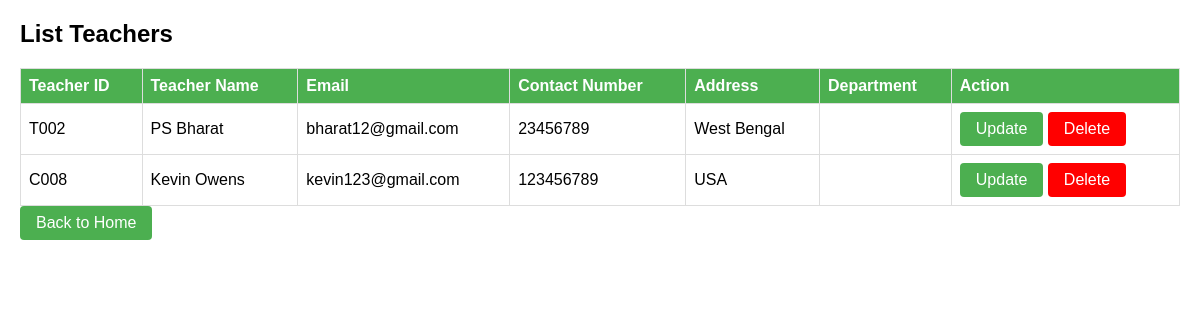
The page /teacher/list_teacher/ on the database its author committed.
### teacher/models.py (models this page shows)
class Teacher(models.Model):
    teacher_id = models.CharField(max_length=10, primary_key=True)
    teacher_name = models.CharField(max_length=100)
    email = models.EmailField(unique=True)
    contact_number = models.CharField(max_length=15)
    address = models.TextField()
    dep_id = models.CharField(max_length=10)
    dep_name=models.CharField(max_length=30)
    def __str__(self):
        return self.teacher_name

### teacher/views.py (the view)
# urls.py: path('list_teacher/', views.list_teacher, name='list_teacher'),
def list_teacher(request):
    teachers = Teacher.objects.all()
    print(teachers,type(teachers))
    return render(request, 'list_teacher.html', {'teachers': teachers})

### templates/list_teacher.html (shortened to what this page needs)
<!DOCTYPE html>
<html lang="en">
<head>
</head>
<body>
    <h2>List Teachers</h2>
    <table>
        <tr>
            <th>Teacher ID</th>
            <th>Teacher Name</th>
            <th>Email</th>
            <th>Contact Number</th>
            <th>Address</th>
            <th>Department</th>
            <th>Action</th>
        </tr>
        {% for teacher in teachers %}
            <tr>
                <td>{{ teacher.teacher_id }}</td>
                <td>{{ teacher.teacher_name }}</td>
                <td>{{ teacher.email }}</td>
                <td>{{ teacher.contact_number }}</td>
                <td>{{ teacher.address }}</td>
                <td>{{ name }}</td>
                <td>
                    <a href="{% url 'update_teacher' teacher.teacher_id %}" class="button">Update</a>
                    <a href="{% url 'delete_teacher' teacher.teacher_id %}" class="button" style="background-color: #FF0000;">Delete</a>
                </td>
            </tr>
        {% endfor %}
    </table>
    <a href="{% url 'class_list' %}" class="button">Back to Home</a>
</body>
</html>

### templates/list_teacher.html (style rules this page uses)
body { font-family: Arial, sans-serif; margin: 20px; }
table { width: 100%; border-collapse: collapse; margin-top: 20px; }
th, td { border: 1px solid #ddd; padding: 8px; text-align: left; }
th { background-color: #4CAF50; color: white; }
a.button { display: inline-block; background-color: #4CAF50; color: white; padding: 8px 16px; text-align: center; text-decoration: none; border-radius: 4px; }

### rows shown on the page
Teacher: teacher_id "T002", teacher_name "PS Bharat", email "bharat12@gmail.com", contact_number "23456789", address "West Bengal"
Teacher: teacher_id "C008", teacher_name "Kevin Owens", email "kevin123@gmail.com", contact_number "123456789", address "USA"
